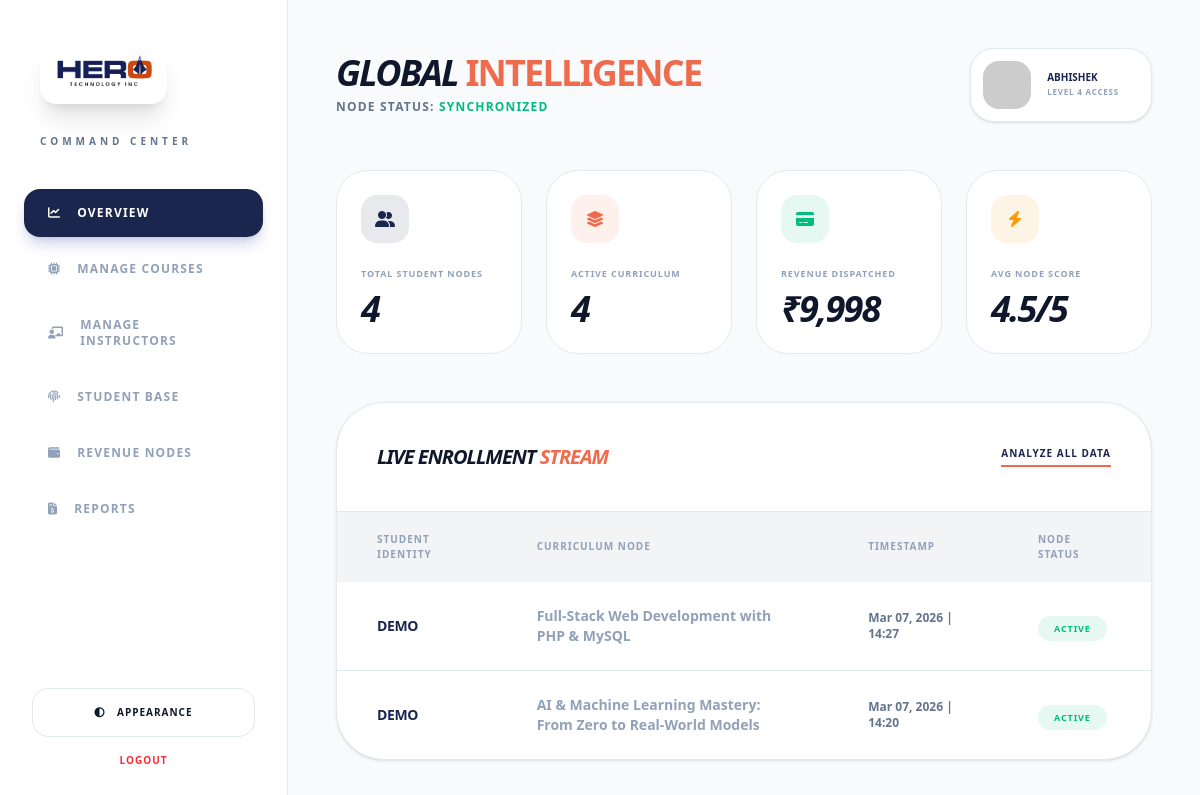
Before: /backpanel/dashboard.php (signed in) with the older database file.
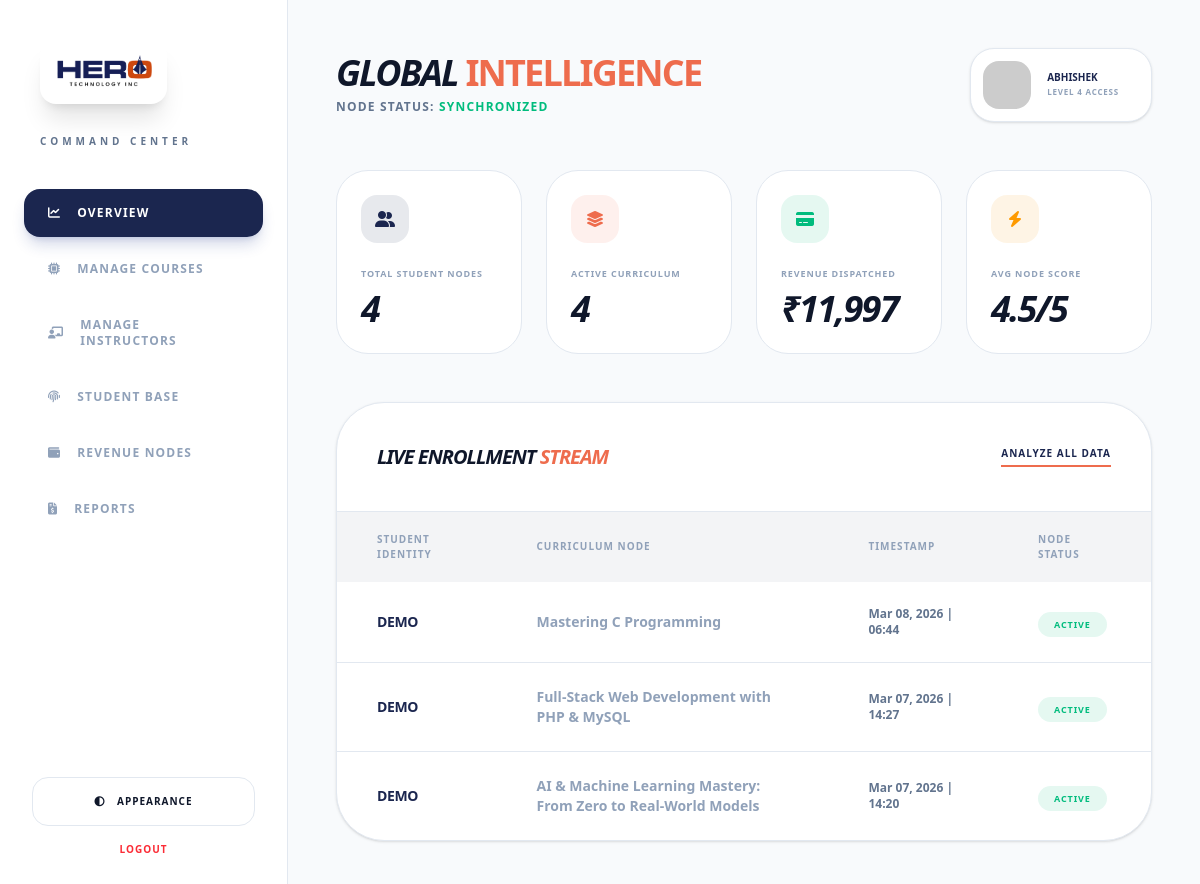
After: the same page with the newer database file.
### tables this page shows
CREATE TABLE `enrollments` (
  `enrollment_id` int(11) NOT NULL,
  `user_id` int(11) NOT NULL,
  `course_id` int(11) NOT NULL,
  `enrolled_at` timestamp NOT NULL DEFAULT current_timestamp(),
  `status` enum('pending','active','completed','cancelled') DEFAULT 'pending',
  `txnid` varchar(100) DEFAULT NULL,
  `activated_at` timestamp NULL DEFAULT current_timestamp()
);

CREATE TABLE `user_master` (
  `user_id` int(11) NOT NULL,
  `name` varchar(50) DEFAULT NULL,
  `username` varchar(50) NOT NULL,
  `phone` varchar(15) NOT NULL,
  `email` varchar(50) NOT NULL,
  `gender` enum('male','female','other','') NOT NULL,
  `password` varchar(50) DEFAULT NULL,
  `role` enum('student','admin','manager') DEFAULT 'student',
  `datetime` timestamp NOT NULL DEFAULT current_timestamp() ON UPDATE current_timestamp(),
  `status` enum('publish','draft') DEFAULT 'publish'
);

CREATE TABLE `courses` (
  `course_id` int(11) NOT NULL,
  `category_id` int(11) DEFAULT NULL,
  `instructor_id` int(11) DEFAULT NULL,
  `title` varchar(255) DEFAULT NULL,
  `summary` varchar(500) DEFAULT NULL,
  `description` text DEFAULT NULL,
  `duration` int(11) DEFAULT NULL,
  `video_url` text DEFAULT NULL,
  `video_file` varchar(255) DEFAULT NULL,
  `demo_video_url` text DEFAULT NULL,
  `price` decimal(10,2) DEFAULT NULL,
  `thumbnail` varchar(255) DEFAULT NULL,
  `is_featured` tinyint(1) NOT NULL DEFAULT 0,
  `status` enum('publish','draft') DEFAULT 'publish',
  `created_at` timestamp NOT NULL DEFAULT current_timestamp()
);

### backpanel/dashboard.php (the view, shortened to what the changed rows need)
<?php
require '../config.php';
$totalRevenue = mysqli_fetch_row(mysqli_query($conn, "SELECT SUM(amount) FROM payments WHERE payment_status='success'"))[0] ?: 0;
$recentActivities = [];
$result = mysqli_query($conn, "
    SELECT u.name, c.title, e.enrolled_at, e.status
    FROM enrollments e
    JOIN user_master u ON e.user_id = u.user_id
    JOIN courses c ON e.course_id = c.course_id
    ORDER BY e.enrolled_at DESC
    LIMIT 5
");
while ($row = mysqli_fetch_assoc($result)) { $recentActivities[] = $row; }
?>
<!DOCTYPE html>
<html lang="en">
<head>
    <link href="https://cdnjs.cloudflare.com/ajax/libs/font-awesome/6.5.2/css/all.min.css" rel="stylesheet"/>
    <script src="https://cdn.jsdelivr.net/npm/@tailwindcss/browser@4"></script>
</head>
<body class="bg-[var(--color-app-bg)] text-[var(--color-text-main)] antialiased min-h-screen flex overflow-hidden transition-colors duration-500">
    <main class="flex-1 h-screen overflow-y-auto p-6 lg:p-12">
        <header class="flex flex-col md:flex-row justify-between items-start md:items-center gap-6 mb-12">
            <div>
                <h1 class="text-4xl font-black tracking-tighter uppercase italic leading-none">Global <span class="text-hero-orange not-italic">Intelligence</span></h1>
            </div>
        </header>
        <section class="grid grid-cols-1 md:grid-cols-2 lg:grid-cols-4 gap-6 mb-12">
            <div class="stat-card group">
                <div class="flex justify-between items-start mb-6">
                    <div class="w-12 h-12 bg-emerald-500/10 rounded-2xl flex items-center justify-center text-emerald-500 group-hover:bg-emerald-500 group-hover:text-white transition-all">
                    </div>
                </div>
                <p class="text-slate-400 text-[9px] font-black uppercase tracking-widest">Revenue Dispatched</p>
                <h3 class="text-4xl font-black mt-2 tracking-tighter italic uppercase">₹<?php echo number_format($totalRevenue, 0); ?></h3>
            </div>
        </section>
        <div class="bg-[var(--color-side-bg)] rounded-[3rem] border border-[var(--color-border-dim)] shadow-sm overflow-hidden">
            <div class="p-10 border-b border-[var(--color-border-dim)] flex justify-between items-center">
                <h2 class="text-xl font-black uppercase italic tracking-tighter">Live Enrollment <span class="text-hero-orange">Stream</span></h2>
            </div>
            <div class="overflow-x-auto">
                <table class="w-full text-left">
                    <thead class="bg-hero-blue/5">
                        <tr>
                            <th class="px-10 py-5 text-[10px] font-black text-slate-400 uppercase tracking-widest">Student Identity</th>
                            <th class="px-10 py-5 text-[10px] font-black text-slate-400 uppercase tracking-widest">Curriculum Node</th>
                            <th class="px-10 py-5 text-[10px] font-black text-slate-400 uppercase tracking-widest">Timestamp</th>
                            <th class="px-10 py-5 text-[10px] font-black text-slate-400 uppercase tracking-widest">Node Status</th>
                        </tr>
                    </thead>
                    <tbody class="divide-y divide-[var(--color-border-dim)]">
                        <?php foreach($recentActivities as $row): ?>
                        <tr class="hover:bg-hero-orange/[0.02] transition-colors">
                            <td class="px-10 py-6">
                                <p class="text-sm font-black uppercase tracking-tight text-hero-blue"><?php echo htmlspecialchars($row['name']); ?></p>
                            </td>
                            <td class="px-10 py-6 text-sm font-bold text-slate-400">
                                <?php echo htmlspecialchars($row['title']); ?>
                            </td>
                            <td class="px-10 py-6 text-xs font-bold text-slate-500">
                                <?php echo date('M d, Y | H:i', strtotime($row['enrolled_at'])); ?>
                            </td>
                            <td class="px-10 py-6">
                                <span class="px-4 py-1.5 bg-emerald-500/10 text-emerald-500 text-[9px] font-black rounded-full uppercase tracking-widest">
                                    <?php echo $row['status']; ?>
                                </span>
                            </td>
                        </tr>
                        <?php endforeach; ?>
                    </tbody>
                </table>
            </div>
        </div>
    </main>
</body>
</html>

Changed rows visible on the page:
added enrollments: user.name "DEMO", course.title "Mastering C Programming", enrolled_at "Mar 08, 2026 | 06:44", status "ACTIVE"
Other visible differences:
$totalRevenue: "9,998" → "11,997"
